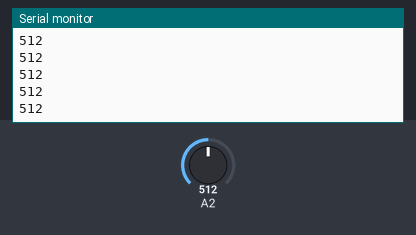
Bench run of a sketch on a simulated Arduino Uno, built with avr-gcc and run on an emulated ATmega328P. Parts: the last lines printed to the serial monitor. The inputs (shaded band) are chosen by the test bench; at power-on: A2 = 512.

Above: at 2.3 s.
2.4 s: A2 set to 716
At 3.5 s:
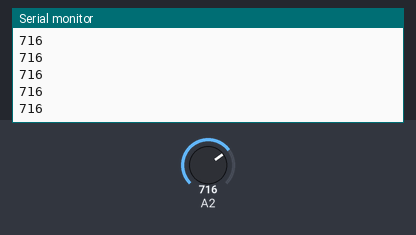
3.9 s: A2 set to 900
At 4.5 s:
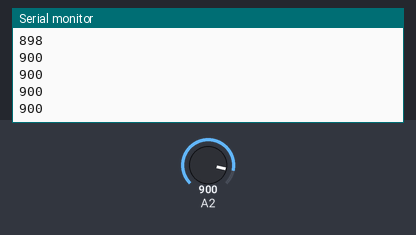
Timing chart, 0 to 6.9 s (numbered marks = the images above; inputs shaded):
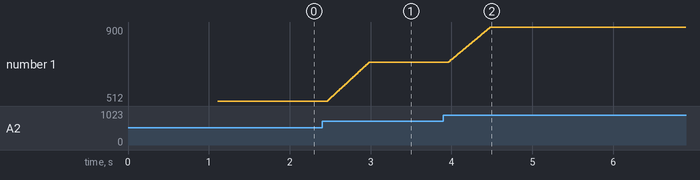

The sketch:

tro_MEDIA_100_muetras_a_1000_hz__delay_1ms__y_delay_de_retra.ino
```cpp
long V[100];
int valemg;
long valfilt;
//int emg=A2;
long s=0;


void setup(){
Serial.begin(9600);
for (int i=0;i<100;i++){ //accede a las 100 entradas V[0]-V[99]
valemg=analogRead(A2);
V[i]=valemg;
delay(1);
}
delay(1000);

}


void loop(){

for (int i=0;i<99;i++){ // transporta las entradas V[0]-V[98]
V[i]=V[i+1];
}

valemg=analogRead(A2);
V[99]=valemg;

s=0;

for (int i=0;i<100;i++){ //suma las entradas V[0]-V[99]
s=s+V[i];
}

valfilt=s/100;
Serial.println(valfilt);
delay(1);

}
```

Measured:
- after the input at 2.4 s, the serial monitor: prints a new line after 0.07 s (image 1)
- plotted number 1: 512 → 716 after the input at 2.4 s
